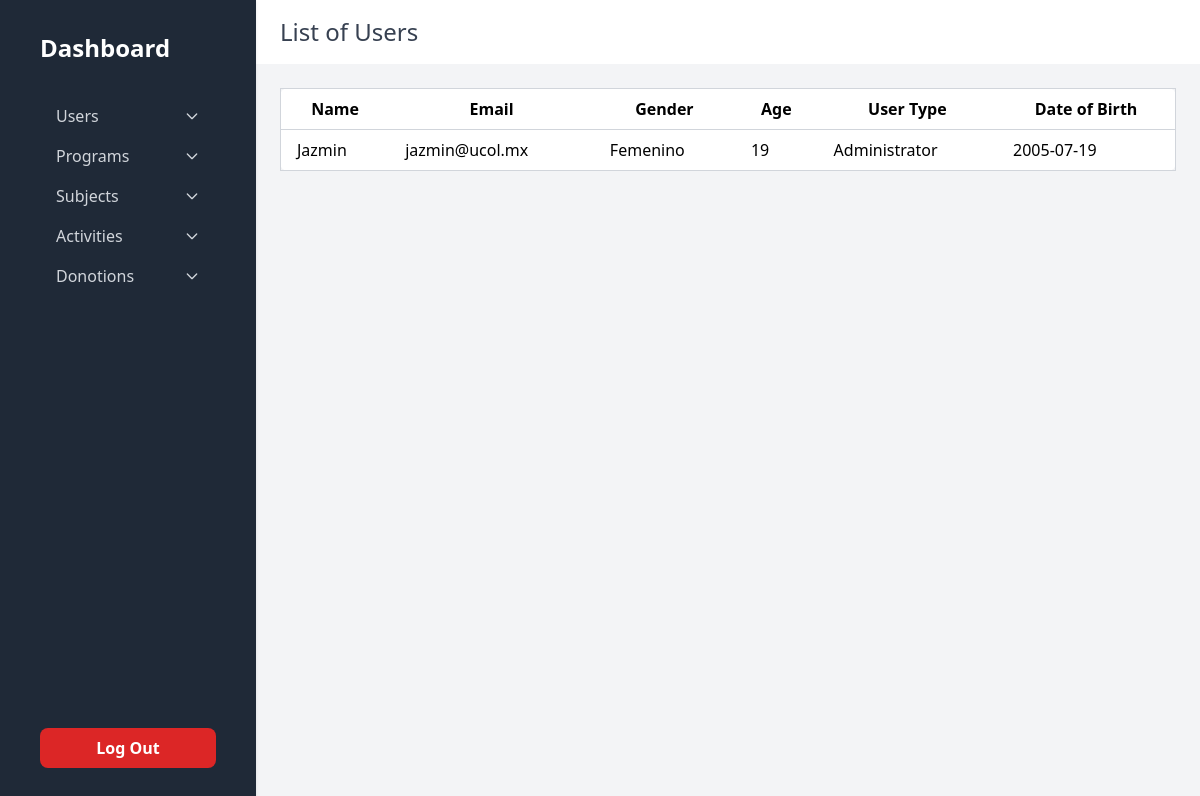
/Admin/dashboard.php?action=listarusuarios (signed in), run on an earlier commit of the app's database.
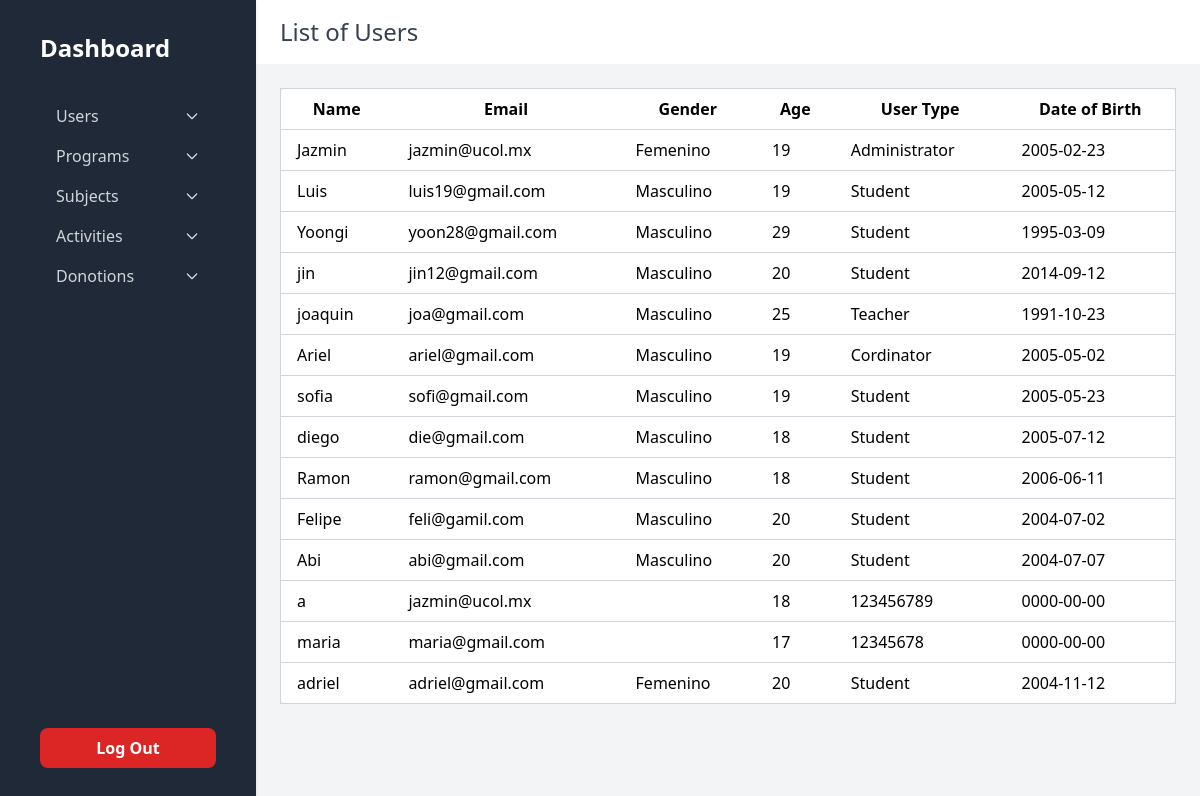
And on a later commit of the database.
### tables this page shows
CREATE TABLE `usuarios` (
  `id` int(11) NOT NULL,
  `nombre` varchar(100) DEFAULT NULL,
  `correo` varchar(100) DEFAULT NULL,
  `password` varchar(10) NOT NULL,
  `genero` varchar(10) DEFAULT NULL,
  `edad` int(11) DEFAULT NULL,
  `tipo_usuario` varchar(50) DEFAULT NULL,
  `fecha_nac` date NOT NULL
);

### Conexion/conexion.php (called while the page is built, shortened)
<?php
class Conexion {
    private $host = 'localhost';
    private $usuario = 'root';
    private $password = '';
    private $base = 'unityclass';
    public $sentencia;
    private $conexion;
    private function abrir_conexion() {
        $this->conexion = new mysqli($this->host, $this->usuario, $this->password, $this->base);
    }
    public function ejecutar_sentencia() {
        $bandera = $this->conexion->query($this->sentencia);
        return $bandera;
    }
}
?>

### Conexion/contacto.php (called while the page is built, shortened)
<?php
    include ('conexion.php');
    class Contacto extends Conexion
    {
        public function listar_usuarios()
        {
            $this->sentencia = "SELECT * FROM usuarios";
            $result = $this->ejecutar_sentencia();
            return $result;
        }
    }
?>

### Admin/listar_usuario.php (the view)
<?php
require_once '../Conexion/contacto.php';
                $obj = new Contacto();
                $result = $obj->listar_usuarios();
                if ($result && $result->num_rows > 0) {
                    ?>
                    <div class="w-full h-full flex flex-col">
                        <header class="w-full bg-white py-4 px-6">
                            <h1 class="text-2xl text-gray-700">List of Users</h1>
                        </header>
                        <div class="flex-grow bg-gray-100 p-6">
                            <div class="overflow-x-auto">
                                <table class="min-w-full bg-white border border-gray-300 rounded-lg">
                                    <thead>
                                        <tr>
                                            <th class="px-4 py-2 border-b border-gray-300">Name</th>
                                            <th class="px-4 py-2 border-b border-gray-300">Email</th>
                                            <th class="px-4 py-2 border-b border-gray-300">Gender</th>
                                            <th class="px-4 py-2 border-b border-gray-300">Age</th>
                                            <th class="px-4 py-2 border-b border-gray-300">User Type</th>
                                            <th class="px-4 py-2 border-b border-gray-300">Date of Birth</th>
                                        </tr>
                                    </thead>
                                    <tbody>
                                        <?php while ($row = $result->fetch_assoc()) { ?>
                                            <tr>
                                                <td class="px-4 py-2 border-b border-gray-300"><?php echo htmlspecialchars($row['nombre']); ?></td>
                                                <td class="px-4 py-2 border-b border-gray-300"><?php echo htmlspecialchars($row['correo']); ?></td>
                                                <td class="px-4 py-2 border-b border-gray-300"><?php echo htmlspecialchars($row['genero']); ?></td>
                                                <td class="px-4 py-2 border-b border-gray-300"><?php echo htmlspecialchars($row['edad']); ?></td>
                                                <td class="px-4 py-2 border-b border-gray-300"><?php echo htmlspecialchars($row['tipo_usuario']); ?></td>
                                                <td class="px-4 py-2 border-b border-gray-300"><?php echo htmlspecialchars($row['fecha_nac']); ?></td>
                                            </tr>
                                        <?php } ?>
                                    </tbody>
                                </table>
                            </div>
                        </div>
                    </div>
                    <?php
                } else {
                    echo '<p class="text-center text-red-500">No users were found or there was an error in the query.</p>';
                }
                ?>

### Admin/dashboard.php (shortened to what this page needs)
<?php
$showForm1 = isset($_GET['action']) && $_GET['action'] == 'listarusuarios';
?>
<!DOCTYPE html>
<html lang="es">
<head>
    <script src="https://cdn.tailwindcss.com"></script>
    <link rel="stylesheet" href="https://cdnjs.cloudflare.com/ajax/libs/font-awesome/5.15.4/css/all.min.css">
    <link rel="stylesheet" href="https://cdnjs.cloudflare.com/ajax/libs/font-awesome/6.0.0/css/all.min.css">
    <link rel="stylesheet" href="https://cdn.jsdelivr.net/npm/tailwindcss@2.2.19/dist/tailwind.min.css">
</head>
<body class="bg-gray-100 font-sans leading-normal tracking-normal h-screen">
    <div class="flex h-full">
        <?php include('menu_lat.php'); ?>
        <main class="flex-grow ml-64">
                    <?php
                if ($showForm1):
                    include('listar_usuario.php');
                endif;
            ?>
        </main>
    </div>
</body>
</html>

### Admin/menu_lat.php (shortened to what this page needs)
<div class="w-64 bg-gray-800 fixed h-screen shadow md:h-full flex flex-col justify-between py-4 px-2">
      <div class="px-8">
        <a href="?action=dashboard">
            <h2 class="text-white text-2xl font-bold py-4">Dashboard</h2>
        </a>
        <ul class="mt-4">
          <li class="dropdown text-gray-300 py-2 px-4 hover:bg-gray-700 rounded-lg">
            <button onclick="toggleMenu(event)" class="flex justify-between items-center w-full focus:outline-none">
              Users
            </button>
          </li>
          <li class="dropdown text-gray-300 py-2 px-4 hover:bg-gray-700 rounded-lg">
            <button onclick="toggleMenu(event)" class="flex justify-between items-center w-full focus:outline-none">
              Programs
            </button>
          </li>
          <li class="dropdown text-gray-300 py-2 px-4 hover:bg-gray-700 rounded-lg">
            <button onclick="toggleMenu(event)" class="flex justify-between items-center w-full focus:outline-none">
              Subjects
            </button>
          </li>
          <li class="dropdown text-gray-300 py-2 px-4 hover:bg-gray-700 rounded-lg">
            <button onclick="toggleMenu(event)" class="flex justify-between items-center w-full focus:outline-none">
              Activities
            </button>
          </li>
          <li class="dropdown text-gray-300 py-2 px-4 hover:bg-gray-700 rounded-lg">
            <button onclick="toggleMenu(event)" class="flex justify-between items-center w-full focus:outline-none">
              Donotions
            </button>
          </li>
        </ul>
      </div>
      <div class="px-8 py-4">
        <a href="../login/logout.php">
            <button class="w-full bg-red-600 hover:bg-red-700 text-white font-bold py-2 px-4 rounded-lg">
            Log Out
            </button>
        </a>
      </div>
    </div>

What changed in the data, as far as the page shows it:
changed usuarios "Jazmin": fecha_nac "2005-07-19" → "2005-02-23"
added usuarios: nombre "Luis", correo "luis19@gmail.com", genero "Masculino", edad "19", tipo_usuario "Student", fecha_nac "2005-05-12"
added usuarios: nombre "Yoongi", correo "yoon28@gmail.com", genero "Masculino", edad "29", tipo_usuario "Student", fecha_nac "1995-03-09"
added usuarios: nombre "jin", correo "jin12@gmail.com", genero "Masculino", edad "20", tipo_usuario "Student", fecha_nac "2014-09-12"
added usuarios: nombre "joaquin", correo "joa@gmail.com", genero "Masculino", edad "25", tipo_usuario "Teacher", fecha_nac "1991-10-23"
added usuarios: nombre "Ariel", correo "ariel@gmail.com", genero "Masculino", edad "19", tipo_usuario "Cordinator", fecha_nac "2005-05-02"
added usuarios: nombre "sofia", correo "sofi@gmail.com", genero "Masculino", edad "19", tipo_usuario "Student", fecha_nac "2005-05-23"
added usuarios: nombre "diego", correo "die@gmail.com", genero "Masculino", edad "18", tipo_usuario "Student", fecha_nac "2005-07-12"
added usuarios: nombre "Ramon", correo "ramon@gmail.com", genero "Masculino", edad "18", tipo_usuario "Student", fecha_nac "2006-06-11"
added usuarios: nombre "Felipe", correo "feli@gamil.com", genero "Masculino", edad "20", tipo_usuario "Student", fecha_nac "2004-07-02"
added usuarios: nombre "Abi", correo "abi@gmail.com", genero "Masculino", edad "20", tipo_usuario "Student", fecha_nac "2004-07-07"
added usuarios: nombre "a", correo "jazmin@ucol.mx", edad "18", tipo_usuario "123456789", fecha_nac "0000-00-00"
added usuarios: nombre "maria", correo "maria@gmail.com", edad "17", tipo_usuario "12345678", fecha_nac "0000-00-00"
added usuarios: nombre "adriel", correo "adriel@gmail.com", genero "Femenino", edad "20", tipo_usuario "Student", fecha_nac "2004-11-12"
